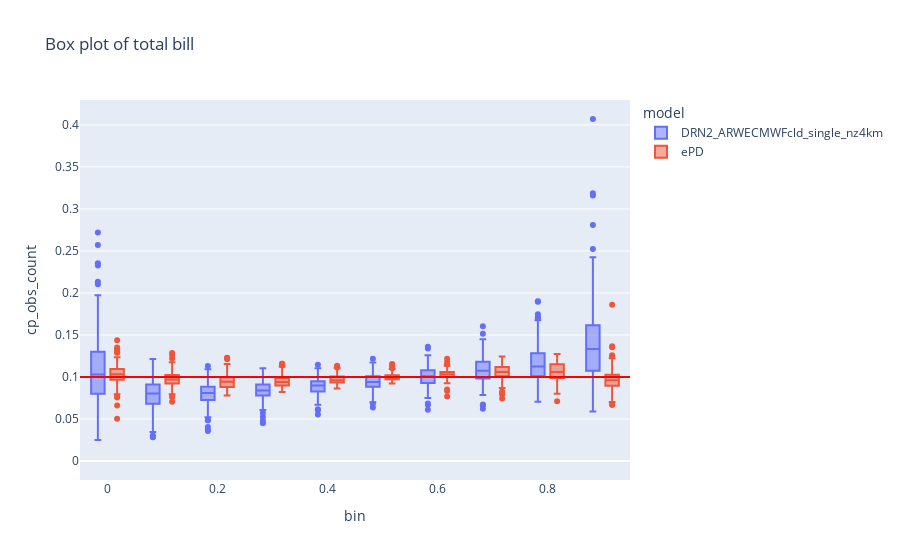

The cell this chart's notebook holds for it:
### Code cell
fig = px.box(model_prob_bins_stations.reset_index(), x='bin', #model_prob_bins_stations.index.get_level_values('bin'),
             y='cp_obs_count',
             color="model",
             notched=False, # used notched shape
             title="Box plot of total bill",
             hover_data='stationId' # add day column to hover data
            )
fig.add_hline(y=0.1, line_width=2, line_color="red")
fig.update_xaxes(range=[-0.05,0.95])
fig.show()

### Figure 1 — Plotly figure (JSON) as saved in the notebook; plotly's stock layout.template omitted (floating-point values rounded to 4 significant figures; data arrays with more than 128 entries replaced by an {"elided": "..."} marker saying what was removed)
{"data": [{"alignmentgroup": "True", "customdata": {"elided": "1657x1 str values"}, "hovertemplate": "model=DRN2_ARWECMWFcld_single_nz4km<br>bin=%{x}<br>cp_obs_count=%{y}<br>stationId=%{customdata[0]}<extra></extra>", "legendgroup": "DRN2_ARWECMWFcld_single_nz4km", "marker": {"color": "#636efa"}, "name": "DRN2_ARWECMWFcld_single_nz4km", "notched": false, "offsetgroup": "DRN2_ARWECMWFcld_single_nz4km", "orientation": "v", "showlegend": true, "type": "box", "x": {"elided": "1657 float values"}, "x0": " ", "xaxis": "x", "y": {"elided": "1657 float values"}, "y0": " ", "yaxis": "y"}, {"alignmentgroup": "True", "customdata": {"elided": "1538x1 str values"}, "hovertemplate": "model=ePD<br>bin=%{x}<br>cp_obs_count=%{y}<br>stationId=%{customdata[0]}<extra></extra>", "legendgroup": "ePD", "marker": {"color": "#EF553B"}, "name": "ePD", "notched": false, "offsetgroup": "ePD", "orientation": "v", "showlegend": true, "type": "box", "x": {"elided": "1538 float values"}, "x0": " ", "xaxis": "x", "y": {"elided": "1538 float values"}, "y0": " ", "yaxis": "y"}], "layout": {"boxmode": "group", "legend": {"title": {"text": "model"}, "tracegroupgap": 0}, "shapes": [{"line": {"color": "red", "width": 2}, "type": "line", "x0": 0, "x1": 1, "xref": "x domain", "y0": 0.1, "y1": 0.1, "yref": "y"}], "title": {"text": "Box plot of total bill"}, "xaxis": {"anchor": "y", "domain": [0, 1], "range": [-0.05, 0.95], "title": {"text": "bin"}}, "yaxis": {"anchor": "x", "domain": [0, 1], "title": {"text": "cp_obs_count"}}}}
